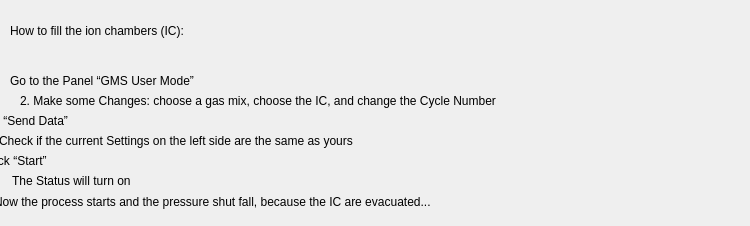
    <widget class="QWidget" name="tab_4">
     <attribute name="title">
      <string>User Manual</string>
     </attribute>
     <widget class="caLabel" name="calabel">
      <property name="geometry">
       <rect>
        <x>10</x>
        <y>10</y>
        <width>331</width>
        <height>41</height>
       </rect>
      </property>
      <property name="text">
       <string>How to fill the ion chambers (IC):</string>
      </property>
     </widget>
     <widget class="caLabel" name="calabel_23">
      <property name="geometry">
       <rect>
        <x>20</x>
        <y>90</y>
        <width>721</width>
        <height>21</height>
       </rect>
      </property>
      <property name="text">
       <string>2. Make some Changes: choose a gas mix, choose the IC, and change the Cycle Number</string>
      </property>
      <property name="textFormat">
       <enum>Qt::PlainText</enum>
      </property>
      <property name="fontScaleMode">
       <enum>ESimpleLabel::None</enum>
      </property>
     </widget>
     <widget class="caLabel" name="calabel_52">
      <property name="geometry">
       <rect>
        <x>-49</x>
        <y>120</y>
        <width>641</width>
        <height>41</height>
       </rect>
      </property>
      <property name="text">
       <string>4.	Check if the current Settings on the left side are the same as yours</string>
      </property>
      <property name="foreground">
       <color>
        <red>255</red>
        <green>0</green>
        <blue>0</blue>
       </color>
      </property>
      <property name="background">
       <color alpha="0">
        <red>255</red>
        <green>255</green>
        <blue>255</blue>
       </color>
      </property>
     </widget>
     <widget class="caLabel" name="calabel_24">
      <property name="geometry">
       <rect>
        <x>-74</x>
        <y>110</y>
        <width>271</width>
        <height>21</height>
       </rect>
      </property>
      <property name="text">
       <string>3.	Click “Send Data”</string>
      </property>
     </widget>
     <widget class="caLabel" name="calabel_55">
      <property name="geometry">
       <rect>
        <x>-64</x>
        <y>150</y>
        <width>221</width>
        <height>21</height>
       </rect>
      </property>
      <property name="text">
       <string>5.	Click “Start”</string>
      </property>
     </widget>
     <widget class="caLabel" name="calabel_56">
      <property name="geometry">
       <rect>
        <x>-36</x>
        <y>170</y>
        <width>261</width>
        <height>21</height>
       </rect>
      </property>
      <property name="text">
       <string>6.	The Status will turn on</string>
      </property>
     </widget>
     <widget class="caLabel" name="calabel_57">
      <property name="geometry">
       <rect>
        <x>-54</x>
        <y>186</y>
        <width>711</width>
        <height>31</height>
       </rect>
      </property>
      <property name="text">
       <string>7.	Now the process starts and the pressure shut fall, because the IC are evacuated...</string>
      </property>
     </widget>
     <widget class="caLabel" name="calabel_58">
      <property name="geometry">
       <rect>
        <x>-38</x>
        <y>65</y>
        <width>361</width>
        <height>31</height>
       </rect>
      </property>
      <property name="text">
       <string>1.	Go to the Panel “GMS User Mode”</string>
      </property>
     </widget>
    </widget>
